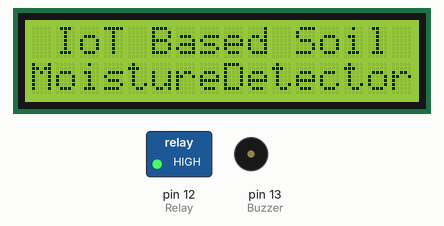
This sketch was run on a simulated Arduino Uno, built with avr-gcc and run on an emulated ATmega328P. On the bench: 16×2 character LCD, switched loads named in the sketch (green lamp = pin HIGH), buzzer (waves = sounding, pin HIGH). The modem accepts every AT command (registered, SIM ready, sends succeed) and sends nothing else; what the sketch prints to the serial monitor is not drawn.

Above: at 6.3 s.
At 11.4 s:
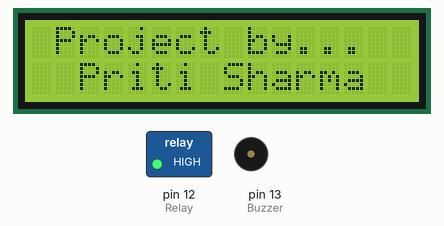
At 19.6 s:
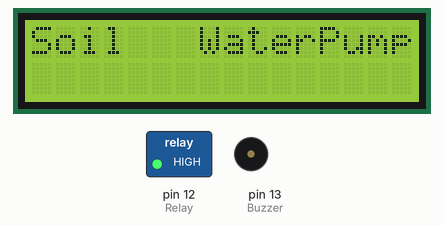
At 25.4 s:
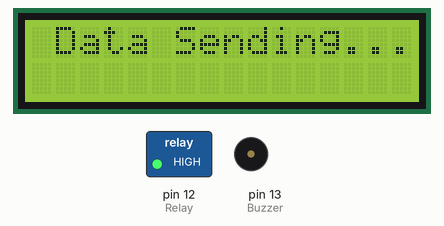
Timing chart, 0 to 26.9 s (numbered marks = the images above):
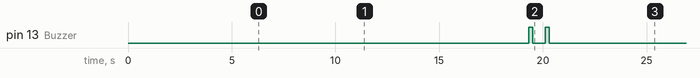

Measured:
- by itself, pin 13 (Buzzer): alternates HIGH for 0.20 s and LOW for 0.60 s, 4 changes in all, then stays LOW
- what the display in image 0 shows lasts 5.0 s, from 6.3 s to 11.3 s
- what the display in image 1 shows lasts 3.0 s, from 11.3 s to 14.3 s
- what the display in image 2 shows lasts 1.0 s, from 19.3 s to 20.3 s

The sketch:

IoT_Based_SoilMoisture.ino
```cpp
/*
    Incident Control Air quality index monitoring system
    Email - priti.sharma@vit.edu.in
    Password - Sensor@2022
*/

/*
   ESP8266      Arduino
      RX  ----- D10(TX)
      TX  ----- D11(RX)
*/
#define SOIL A0
#define Relay 12
#define Buzzer 13

#include <LiquidCrystal.h>
const int rs = 8, en = 7, d4 = 6, d5 = 5, d6 = 4, d7 = 3;
LiquidCrystal lcd(rs, en, d4, d5, d6, d7);

#include <SoftwareSerial.h>
SoftwareSerial mySerial(11, 10);    //Arduino (Rx, Tx)

String network = "Aditya";                     // access point SSID
String password = "Aditya9372";                    // wifi Access Point password
#define IP "184.106.153.149"                       // IP address of thingspeak.com
String GET = "GET /update?api_key=XUBR8OGQA5969200";   // replace with your channel key (key from thingspeakwhich write)

int soil_in, soil_inP, wps;
String ps;
int flag;

void setup()
{
  Serial.begin(9600);
  delay(100);
  mySerial.begin(115200);
  delay(100);
  lcd.begin(16, 2);
  pinMode(Buzzer, OUTPUT);
  digitalWrite(Buzzer, LOW);
  pinMode(Relay, OUTPUT);
  digitalWrite(Relay, HIGH);

  mySerial.println("AT");
  delay(1000);
  mySerial.println("AT+RST");
  delay(1000);
  mySerial.println("AT+CWMODE=1");
  delay(1000);
  mySerial.println("AT+CWQAP");
  delay(1000);
  mySerial.print("AT+CWJAP=\"");
  mySerial.print(network);
  mySerial.print("\",\"");
  mySerial.print(password);
  mySerial.print("\"\r");
  delay(1000);
  if (mySerial.available())
  {
    String a = mySerial.readString();
    delay(10);
    Serial.println(a);
  }

  lcd.setCursor(0, 0);
  lcd.print(" IoT Based Soil ");
  lcd.setCursor(0, 1);
  lcd.print("MoistureDetector");
  delay(5000);
  lcd.setCursor(0, 0);
  lcd.print(" Project by...  ");
  lcd.setCursor(0, 1);
  lcd.print("  Priti Sharma  ");
  delay(3000);
  lcd.setCursor(0, 0);
  lcd.print("  Om  Devlekar  ");
  lcd.setCursor(0, 1);
  lcd.print(" Sunita  Bamble ");
  delay(5000);
}

void Upload()
{
  String cmd = "AT+CIPSTART=\"TCP\",\"";
  cmd += IP;
  cmd += "\",80";
  mySerial.println(cmd);
  delay(5000);
  if (mySerial.find("Error")) {
    return;
  }
  cmd = GET + "&field1=" + soil_inP + "&field2=" + wps + "\r\n";
  mySerial.print("AT+CIPSEND=");
  mySerial.println(cmd.length());
  delay(15000);
  if (mySerial.find(">"))
  {
    mySerial.print(cmd);
    Serial.println("data sent");
    BuZ();
    lcd.setCursor(0, 0);
    lcd.print("   Data  Sent   ");
    lcd.setCursor(0, 1);
    lcd.print("                ");
    delay(2000);
  }
  else
  {
    mySerial.println("AT+CIPCLOSE");
    delay(5000);
    Serial.println("channel close");
  }
}

void BuZ()
{
  digitalWrite(Buzzer, HIGH);
  delay(200);
  digitalWrite(Buzzer,LOW);
  delay(600);
  digitalWrite(Buzzer, HIGH);
  delay(200);
  digitalWrite(Buzzer,LOW);
}

void loop()
{
  lcd.setCursor(0, 0);
  lcd.print("Soil   WaterPump");
  lcd.setCursor(0, 1);
  lcd.print("                ");


  soil_in = analogRead(SOIL);
  soil_inP = map(soil_in, 300, 1023, 100, 0);

  if (soil_inP < 40)
  {
    BuZ();
    digitalWrite(Relay, LOW);
    wps = 1;
    ps = "ON";
  }
  else
  {
    BuZ();
    digitalWrite(Relay, HIGH);
    wps = 0;
    ps = "OFF";
  }

  lcd.setCursor(0, 1);
  lcd.print(soil_inP); lcd.print("%"); lcd.print("       ");
  lcd.print(ps);lcd.print(" ");

  Serial.print(soil_in);
  Serial.print(" : ");
  Serial.print(soil_inP);
  Serial.print(" : ");
  Serial.print(wps);
  Serial.print(" : ");
  Serial.println(ps);
  delay(5000);

  lcd.setCursor(0, 0);
  lcd.print(" Data Sending...");
  lcd.setCursor(0, 1);
  lcd.print("                ");

  Upload();

  lcd.setCursor(0, 1);
  lcd.print("  Data Sent ...");
  delay(2000);
}
```
